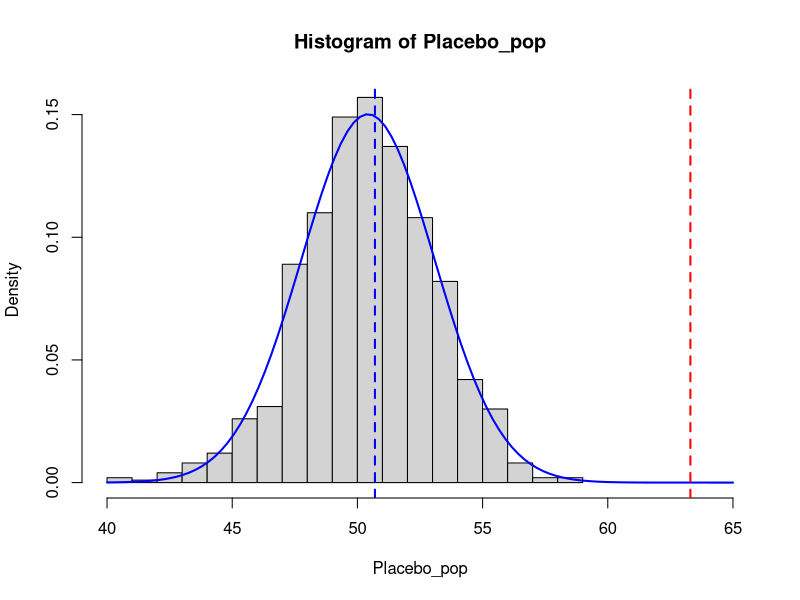

Generate this figure with R:
## ---- chunk 1
knitr::opts_chunk$set(echo = TRUE, collapse = TRUE)
## ---- chunk 2
# population data
# simulate 1000 samples from a normal with the same parameters 
Placebo_pop = rnorm(1000, mean = 50.482, sd = 2.693)
head(Placebo_pop)

# write to file
# Placebo_pop = data.frame(value = Placebo_pop)
# write.table(Placebo_pop, file = "placebo_pop.csv", row.names = FALSE, col.names = FALSE)

# load from file
# Placebo_pop = read.table("placebo_pop2.csv", header=FALSE)
# Placebo_pop = Placebo_pop[,1]
# head(Placebo_pop)

# sample data
Placebo = c(54,51,58,44,55,52,42,47,58,46)
Drug = c(54,73,53,70,73,68,52,65,65,60)
## ---- chunk 3
## check the parameters from the true population and the sample means

## ---- chunk 4
## visualize the distribution and sample means
hist(Placebo_pop, breaks=20, freq=FALSE, xlim = c(40,65))
xfit = seq(40,65,length=100)
yfit = dnorm(xfit,mean=mean(Placebo_pop),sd=sd(Placebo_pop))
lines(xfit,yfit,col="blue",lwd = 2)
abline(v = mean(Placebo), col="blue", lwd=2, lty=2)
abline(v = mean(Drug), col="red", lwd=2, lty=2)  # off scale
## ---- chunk 5
## t_critical: t-score for 97.5% area
## also need degrees of freedom for this distribution (length - 1)
# range is from 2.5% to 97.5%
# df = same for Placebo and Drug (9)
t_0.975 = qt(p = 0.975, df = length(Placebo)-1)  # t-score corresponding to 97.5th percentile
t_0.975
n_0.975 = qnorm(p = 0.975)
n_0.975

# placebo SEM
Pmean = mean(Placebo)
Pse = sd(Placebo)/sqrt(length(Placebo))
Pmean
Pse

# drug SEM
Dmean = mean(Drug)
Dse = sd(Drug)/sqrt(length(Drug))
Dmean
Dse


# placebo 95% CI
c( Pmean - Pse*t_0.975 , Pmean + Pse*t_0.975 )

# drug 95% CI
c( Dmean - Dse*t_0.975 , Dmean + Dse*t_0.975 )

## ---- chunk 6
# Placebo sample
Pt.test = t.test(Placebo, mu=mean(Placebo_pop))
Pt.test

# Drug sample
Dt.test = t.test(Drug, mu=mean(Placebo_pop))
Dt.test
## ---- chunk 7
# confidence intervals from t-tests
#str(Pt.test)
Pt.test$p.value
Pt.test$conf.int

t.test(Drug, mu=mean(Placebo_pop))$conf.int
t.test(Drug, mu=mean(Placebo_pop))$p.value
## ---- chunk 8
# mean difference


# SE of the difference


# critical t-value


# 95% CI

## ---- chunk 9
# your answer here
## ---- chunk 10
# compute the test statistic for the mean difference


# compute a two-sided p-value by hand


## perform two versions of a 2-sample test using R
# equal variances

# Welch (unequal variances)

## ---- chunk 11
# your answer here
## ---- chunk 12
# your answer here
## ---- chunk 13
# pair difference


# t-statistic


# p-value

## ---- chunk 14
# one-sample test: sample diff vs. Exp(mu) = 0


# paired t-test: t.test(treatment, control, ...)
